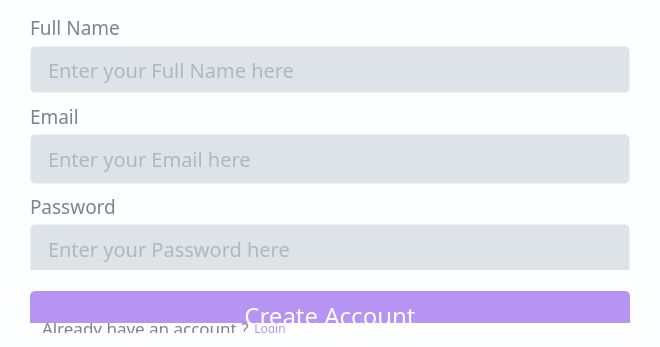
    <widget class="QFrame" name="frame_2">
     <property name="sizePolicy">
      <sizepolicy hsizetype="Expanding" vsizetype="Preferred">
       <horstretch>0</horstretch>
       <verstretch>0</verstretch>
      </sizepolicy>
     </property>
     <property name="minimumSize">
      <size>
       <width>0</width>
       <height>0</height>
      </size>
     </property>
     <property name="maximumSize">
      <size>
       <width>650</width>
       <height>510</height>
      </size>
     </property>
     <property name="styleSheet">
      <string notr="true">background: #FCFEFF;
border: none;
</string>
     </property>
     <property name="frameShape">
      <enum>QFrame::StyledPanel</enum>
     </property>
     <property name="frameShadow">
      <enum>QFrame::Raised</enum>
     </property>
     <layout class="QVBoxLayout" name="verticalLayout_5">
      <property name="spacing">
       <number>0</number>
      </property>
      <property name="leftMargin">
       <number>30</number>
      </property>
      <property name="topMargin">
       <number>0</number>
      </property>
      <property name="rightMargin">
       <number>30</number>
      </property>
      <property name="bottomMargin">
       <number>1</number>
      </property>
      <item>
       <widget class="QFrame" name="frame_3">
        <property name="sizePolicy">
         <sizepolicy hsizetype="Expanding" vsizetype="Preferred">
          <horstretch>0</horstretch>
          <verstretch>0</verstretch>
         </sizepolicy>
        </property>
        <property name="minimumSize">
         <size>
          <width>0</width>
          <height>90</height>
         </size>
        </property>
        <property name="maximumSize">
         <size>
          <width>2000</width>
          <height>65</height>
         </size>
        </property>
        <property name="styleSheet">
         <string notr="true"/>
        </property>
        <property name="frameShape">
         <enum>QFrame::StyledPanel</enum>
        </property>
        <property name="frameShadow">
         <enum>QFrame::Raised</enum>
        </property>
        <layout class="QVBoxLayout" name="verticalLayout_2">
         <property name="spacing">
          <number>3</number>
         </property>
         <property name="leftMargin">
          <number>0</number>
         </property>
         <property name="topMargin">
          <number>0</number>
         </property>
         <property name="rightMargin">
          <number>0</number>
         </property>
         <property name="bottomMargin">
          <number>0</number>
         </property>
         <item>
          <widget class="QLabel" name="label_2">
           <property name="sizePolicy">
            <sizepolicy hsizetype="Expanding" vsizetype="Preferred">
             <horstretch>0</horstretch>
             <verstretch>0</verstretch>
            </sizepolicy>
           </property>
           <property name="minimumSize">
            <size>
             <width>0</width>
             <height>15</height>
            </size>
           </property>
           <property name="maximumSize">
            <size>
             <width>2000</width>
             <height>15</height>
            </size>
           </property>
           <property name="font">
            <font>
             <family>Poppins</family>
             <pointsize>14</pointsize>
            </font>
           </property>
           <property name="styleSheet">
            <string notr="true">color:#7C838A</string>
           </property>
           <property name="text">
            <string>Full Name</string>
           </property>
          </widget>
         </item>
         <item>
          <widget class="QLineEdit" name="nameField">
           <property name="minimumSize">
            <size>
             <width>0</width>
             <height>43</height>
            </size>
           </property>
           <property name="maximumSize">
            <size>
             <width>2000</width>
             <height>47</height>
            </size>
           </property>
           <property name="font">
            <font>
             <family>Poppins</family>
             <pointsize>15</pointsize>
            </font>
           </property>
           <property name="styleSheet">
            <string notr="true">QLineEdit{
background: #DEE3E7;
border-radius: 5px;
color: rgb(132, 140, 148);
padding: 0 0 0 15px;
border-style: solid;
border-width: 1px;
border-color: transparent;
}

QLineEdit::focus {
    background: #DEE3E7;
    color: #000000;
}

</string>
           </property>
           <property name="text">
            <string/>
           </property>
           <property name="maxLength">
            <number>30</number>
           </property>
           <property name="readOnly">
            <bool>false</bool>
           </property>
           <property name="placeholderText">
            <string>Enter your Full Name here</string>
           </property>
          </widget>
         </item>
        </layout>
       </widget>
      </item>
      <item>
       <widget class="QFrame" name="frame_4">
        <property name="sizePolicy">
         <sizepolicy hsizetype="Expanding" vsizetype="Preferred">
          <horstretch>0</horstretch>
          <verstretch>0</verstretch>
         </sizepolicy>
        </property>
        <property name="minimumSize">
         <size>
          <width>0</width>
          <height>90</height>
         </size>
        </property>
        <property name="maximumSize">
         <size>
          <width>2000</width>
          <height>65</height>
         </size>
        </property>
        <property name="styleSheet">
         <string notr="true"/>
        </property>
        <property name="frameShape">
         <enum>QFrame::StyledPanel</enum>
        </property>
        <property name="frameShadow">
         <enum>QFrame::Raised</enum>
        </property>
        <layout class="QVBoxLayout" name="verticalLayout_3">
         <property name="spacing">
          <number>3</number>
         </property>
         <property name="leftMargin">
          <number>0</number>
         </property>
         <property name="topMargin">
          <number>0</number>
         </property>
         <property name="rightMargin">
          <number>0</number>
         </property>
         <property name="bottomMargin">
          <number>0</number>
         </property>
         <item>
          <widget class="QLabel" name="label_3">
           <property name="sizePolicy">
            <sizepolicy hsizetype="Expanding" vsizetype="Preferred">
             <horstretch>0</horstretch>
             <verstretch>0</verstretch>
            </sizepolicy>
           </property>
           <property name="minimumSize">
            <size>
             <width>0</width>
             <height>15</height>
            </size>
           </property>
           <property name="maximumSize">
            <size>
             <width>2000</width>
             <height>15</height>
            </size>
           </property>
           <property name="font">
            <font>
             <family>Poppins</family>
             <pointsize>14</pointsize>
            </font>
           </property>
           <property name="styleSheet">
            <string notr="true">color:#7C838A</string>
           </property>
           <property name="text">
            <string>Email</string>
           </property>
          </widget>
         </item>
         <item>
          <widget class="QLineEdit" name="emailField">
           <property name="minimumSize">
            <size>
             <width>0</width>
             <height>50</height>
            </size>
           </property>
           <property name="maximumSize">
            <size>
             <width>2000</width>
             <height>50</height>
            </size>
           </property>
           <property name="font">
            <font>
             <family>Poppins</family>
             <pointsize>15</pointsize>
            </font>
           </property>
           <property name="styleSheet">
            <string notr="true">QLineEdit{
background: #DEE3E7;
border-radius: 5px;
color: rgb(132, 140, 148);
padding: 0 0 0 15px;
border-style: solid;
border-width: 1px;
border-color: transparent;
}

QLineEdit::focus {
    background: #DEE3E7;
    color: #000000;
}</string>
           </property>
           <property name="text">
            <string/>
           </property>
           <property name="maxLength">
            <number>30</number>
           </property>
           <property name="placeholderText">
            <string>Enter your Email here</string>
           </property>
          </widget>
         </item>
        </layout>
       </widget>
      </item>
      <item>
       <widget class="QFrame" name="frame_5">
        <property name="sizePolicy">
         <sizepolicy hsizetype="Expanding" vsizetype="Preferred">
          <horstretch>0</horstretch>
          <verstretch>0</verstretch>
         </sizepolicy>
        </property>
        <property name="minimumSize">
         <size>
          <width>0</width>
          <height>90</height>
         </size>
        </property>
        <property name="maximumSize">
         <size>
          <width>2000</width>
          <height>65</height>
         </size>
        </property>
        <property name="toolTip">
         <string/>
        </property>
        <property name="toolTipDuration">
         <number>0</number>
        </property>
        <property name="layoutDirection">
         <enum>Qt::LeftToRight</enum>
        </property>
        <property name="styleSheet">
         <string notr="true"/>
        </property>
        <property name="frameShape">
         <enum>QFrame::StyledPanel</enum>
        </property>
        <property name="frameShadow">
         <enum>QFrame::Raised</enum>
        </property>
        <property name="lineWidth">
         <number>0</number>
        </property>
        <layout class="QVBoxLayout" name="verticalLayout_4">
         <property name="spacing">
          <number>3</number>
         </property>
         <property name="leftMargin">
          <number>0</number>
         </property>
         <property name="topMargin">
          <number>0</number>
         </property>
         <property name="rightMargin">
          <number>0</number>
         </property>
         <property name="bottomMargin">
          <number>0</number>
         </property>
         <item>
          <widget class="QLabel" name="label_4">
           <property name="sizePolicy">
            <sizepolicy hsizetype="Expanding" vsizetype="Preferred">
             <horstretch>0</horstretch>
             <verstretch>0</verstretch>
            </sizepolicy>
           </property>
           <property name="minimumSize">
            <size>
             <width>0</width>
             <height>15</height>
            </size>
           </property>
           <property name="maximumSize">
            <size>
             <width>2000</width>
             <height>15</height>
            </size>
           </property>
           <property name="font">
            <font>
             <family>Poppins</family>
             <pointsize>14</pointsize>
            </font>
           </property>
           <property name="styleSheet">
            <string notr="true">color:#7C838A</string>
           </property>
           <property name="text">
            <string>Password</string>
           </property>
          </widget>
         </item>
         <item>
          <widget class="QLineEdit" name="passwordField">
           <property name="minimumSize">
            <size>
             <width>0</width>
             <height>50</height>
            </size>
           </property>
           <property name="maximumSize">
            <size>
             <width>2000</width>
             <height>50</height>
            </size>
           </property>
           <property name="font">
            <font>
             <family>Poppins</family>
             <pointsize>15</pointsize>
            </font>
           </property>
           <property name="styleSheet">
            <string notr="true">QLineEdit{
background: #DEE3E7;
border-radius: 5px;
color: rgb(132, 140, 148);
padding: 0 0 0 15px;
border-style: solid;
border-width: 1px;
border-color: transparent;
}

QLineEdit::focus {
    background: #DEE3E7;
    color: #000000;
}</string>
           </property>
           <property name="text">
            <string/>
           </property>
           <property name="maxLength">
            <number>30</number>
           </property>
           <property name="echoMode">
            <enum>QLineEdit::PasswordEchoOnEdit</enum>
           </property>
           <property name="placeholderText">
            <string>Enter your Password here</string>
           </property>
          </widget>
         </item>
        </layout>
       </widget>
      </item>
      <item>
       <widget class="QFrame" name="frame_7">
        <property name="sizePolicy">
         <sizepolicy hsizetype="Expanding" vsizetype="Preferred">
          <horstretch>0</horstretch>
          <verstretch>0</verstretch>
         </sizepolicy>
        </property>
        <property name="minimumSize">
         <size>
          <width>0</width>
          <height>50</height>
         </size>
        </property>
        <property name="maximumSize">
         <size>
          <width>16777215</width>
          <height>150</height>
         </size>
        </property>
        <property name="styleSheet">
         <string notr="true"/>
        </property>
        <property name="frameShape">
         <enum>QFrame::StyledPanel</enum>
        </property>
        <property name="frameShadow">
         <enum>QFrame::Raised</enum>
        </property>
        <layout class="QVBoxLayout" name="verticalLayout_10">
         <property name="spacing">
          <number>8</number>
         </property>
         <property name="leftMargin">
          <number>0</number>
         </property>
         <property name="topMargin">
          <number>21</number>
         </property>
         <property name="rightMargin">
          <number>0</number>
         </property>
         <property name="bottomMargin">
          <number>0</number>
         </property>
         <item>
          <widget class="QPushButton" name="createAccBtn">
           <property name="sizePolicy">
            <sizepolicy hsizetype="Expanding" vsizetype="Fixed">
             <horstretch>0</horstretch>
             <verstretch>0</verstretch>
            </sizepolicy>
           </property>
           <property name="minimumSize">
            <size>
             <width>0</width>
             <height>50</height>
            </size>
           </property>
           <property name="maximumSize">
            <size>
             <width>2000</width>
             <height>50</height>
            </size>
           </property>
           <property name="font">
            <font>
             <family>Poppins</family>
             <pointsize>18</pointsize>
             <fontweight>Medium</fontweight>
            </font>
           </property>
           <property name="cursor">
            <cursorShape>PointingHandCursor</cursorShape>
           </property>
           <property name="styleSheet">
            <string notr="true">background: #B794F4;
color: #FCFEFF;
border-radius: 5px;</string>
           </property>
           <property name="text">
            <string>Create Account</string>
           </property>
           <property name="checkable">
            <bool>false</bool>
           </property>
          </widget>
         </item>
         <item>
          <widget class="QFrame" name="frame_6">
           <property name="sizePolicy">
            <sizepolicy hsizetype="Expanding" vsizetype="Preferred">
             <horstretch>0</horstretch>
             <verstretch>0</verstretch>
            </sizepolicy>
           </property>
           <property name="minimumSize">
            <size>
             <width>0</width>
             <height>0</height>
            </size>
           </property>
           <property name="maximumSize">
            <size>
             <width>2000</width>
             <height>3000</height>
            </size>
           </property>
           <property name="styleSheet">
            <string notr="true"/>
           </property>
           <property name="frameShape">
            <enum>QFrame::StyledPanel</enum>
           </property>
           <property name="frameShadow">
            <enum>QFrame::Raised</enum>
           </property>
           <layout class="QVBoxLayout" name="verticalLayout_8">
            <property name="spacing">
             <number>4</number>
            </property>
            <property name="leftMargin">
             <number>0</number>
            </property>
            <property name="topMargin">
             <number>0</number>
            </property>
            <property name="rightMargin">
             <number>12</number>
            </property>
            <property name="bottomMargin">
             <number>0</number>
            </property>
            <item alignment="Qt::AlignLeft">
             <widget class="QFrame" name="frame_8">
              <property name="sizePolicy">
               <sizepolicy hsizetype="Expanding" vsizetype="Preferred">
                <horstretch>0</horstretch>
                <verstretch>0</verstretch>
               </sizepolicy>
              </property>
              <property name="maximumSize">
               <size>
                <width>2000</width>
                <height>16777215</height>
               </size>
              </property>
              <property name="styleSheet">
               <string notr="true">border: none;</string>
              </property>
              <property name="frameShape">
               <enum>QFrame::StyledPanel</enum>
              </property>
              <property name="frameShadow">
               <enum>QFrame::Raised</enum>
              </property>
              <layout class="QHBoxLayout" name="horizontalLayout">
               <property name="spacing">
                <number>5</number>
               </property>
               <property name="leftMargin">
                <number>12</number>
               </property>
               <property name="topMargin">
                <number>0</number>
               </property>
               <property name="rightMargin">
                <number>0</number>
               </property>
               <property name="bottomMargin">
                <number>0</number>
               </property>
               <item>
                <widget class="QLabel" name="label_6">
                 <property name="font">
                  <font>
                   <family>Poppins</family>
                   <pointsize>13</pointsize>
                   <bold>false</bold>
                  </font>
                 </property>
                 <property name="styleSheet">
                  <string notr="true">color:#7C838A</string>
                 </property>
                 <property name="text">
                  <string>Already have an account ?</string>
                 </property>
                </widget>
               </item>
               <item>
                <widget class="QPushButton" name="toLoginBtn">
                 <property name="minimumSize">
                  <size>
                   <width>0</width>
                   <height>0</height>
                  </size>
                 </property>
                 <property name="maximumSize">
                  <size>
                   <width>46</width>
                   <height>16777215</height>
                  </size>
                 </property>
                 <property name="font">
                  <font>
                   <family>Poppins</family>
                  </font>
                 </property>
                 <property name="cursor">
                  <cursorShape>PointingHandCursor</cursorShape>
                 </property>
                 <property name="styleSheet">
                  <string notr="true">color: #B794F4;</string>
                 </property>
                 <property name="text">
                  <string>Login</string>
                 </property>
                 <property name="iconSize">
                  <size>
                   <width>16</width>
                   <height>16</height>
                  </size>
                 </property>
                </widget>
               </item>
              </layout>
             </widget>
            </item>
            <item>
             <widget class="QFrame" name="frame_14">
              <property name="sizePolicy">
               <sizepolicy hsizetype="Expanding" vsizetype="Expanding">
                <horstretch>0</horstretch>
                <verstretch>0</verstretch>
               </sizepolicy>
              </property>
              <property name="minimumSize">
               <size>
                <width>0</width>
                <height>35</height>
               </size>
              </property>
              <property name="maximumSize">
               <size>
                <width>2000</width>
                <height>35</height>
               </size>
              </property>
              <property name="layoutDirection">
               <enum>Qt::LeftToRight</enum>
              </property>
              <property name="styleSheet">
               <string notr="true"/>
              </property>
              <property name="frameShape">
               <enum>QFrame::StyledPanel</enum>
              </property>
              <property name="frameShadow">
               <enum>QFrame::Raised</enum>
              </property>
              <layout class="QHBoxLayout" name="horizontalLayout_3">
               <property name="spacing">
                <number>0</number>
               </property>
               <property name="leftMargin">
                <number>0</number>
               </property>
               <property name="topMargin">
                <number>0</number>
               </property>
               <property name="bottomMargin">
                <number>0</number>
               </property>
               <item>
                <widget class="QFrame" name="frame_16">
                 <property name="sizePolicy">
                  <sizepolicy hsizetype="Expanding" vsizetype="Expanding">
                   <horstretch>0</horstretch>
                   <verstretch>0</verstretch>
                  </sizepolicy>
                 </property>
                 <property name="minimumSize">
                  <size>
                   <width>0</width>
                   <height>0</height>
                  </size>
                 </property>
                 <property name="maximumSize">
                  <size>
                   <width>2000</width>
                   <height>16777215</height>
                  </size>
                 </property>
                 <property name="styleSheet">
                  <string notr="true">border: none;</string>
                 </property>
                 <property name="frameShape">
                  <enum>QFrame::StyledPanel</enum>
                 </property>
                 <property name="frameShadow">
                  <enum>QFrame::Raised</enum>
                 </property>
                 <layout class="QHBoxLayout" name="horizontalLayout_4">
                  <property name="spacing">
                   <number>0</number>
                  </property>
                  <property name="leftMargin">
                   <number>12</number>
                  </property>
                  <property name="topMargin">
                   <number>0</number>
                  </property>
                  <property name="bottomMargin">
                   <number>0</number>
                  </property>
                  <item>
                   <widget class="QLabel" name="errorLabel_2">
                    <property name="sizePolicy">
                     <sizepolicy hsizetype="Expanding" vsizetype="Expanding">
                      <horstretch>0</horstretch>
                      <verstretch>0</verstretch>
                     </sizepolicy>
                    </property>
                    <property name="minimumSize">
                     <size>
                      <width>400</width>
                      <height>19</height>
                     </size>
                    </property>
                    <property name="font">
                     <font>
                      <family>Poppins</family>
                      <pointsize>17</pointsize>
                      <bold>false</bold>
                     </font>
                    </property>
                    <property name="styleSheet">
                     <string notr="true">color:rgb(255, 140, 136)</string>
                    </property>
                    <property name="text">
                     <string/>
                    </property>
                    <property name="alignment">
                     <set>Qt::AlignLeading|Qt::AlignLeft|Qt::AlignTop</set>
                    </property>
                    <property name="wordWrap">
                     <bool>false</bool>
                    </property>
                    <property name="indent">
                     <number>0</number>
                    </property>
                   </widget>
                  </item>
                 </layout>
                </widget>
               </item>
              </layout>
             </widget>
            </item>
           </layout>
          </widget>
         </item>
        </layout>
       </widget>
      </item>
      <item alignment="Qt::AlignHCenter">
       <widget class="QFrame" name="balancerFrame">
        <property name="sizePolicy">
         <sizepolicy hsizetype="Expanding" vsizetype="Preferred">
          <horstretch>0</horstretch>
          <verstretch>0</verstretch>
         </sizepolicy>
        </property>
        <property name="minimumSize">
         <size>
          <width>600</width>
          <height>0</height>
         </size>
        </property>
        <property name="maximumSize">
         <size>
          <width>2000</width>
          <height>1</height>
         </size>
        </property>
        <property name="styleSheet">
         <string notr="true"/>
        </property>
        <property name="frameShape">
         <enum>QFrame::StyledPanel</enum>
        </property>
        <property name="frameShadow">
         <enum>QFrame::Raised</enum>
        </property>
        <layout class="QVBoxLayout" name="verticalLayout_19">
         <property name="spacing">
          <number>0</number>
         </property>
         <property name="leftMargin">
          <number>0</number>
         </property>
         <property name="topMargin">
          <number>0</number>
         </property>
         <property name="rightMargin">
          <number>0</number>
         </property>
         <property name="bottomMargin">
          <number>0</number>
         </property>
        </layout>
       </widget>
      </item>
     </layout>
    </widget>
